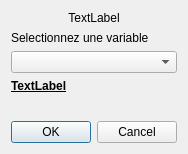
<?xml version="1.0" encoding="UTF-8"?>
<ui version="4.0">
 <class>assistFonctionsVarSimples</class>
 <widget class="QDialog" name="assistFonctionsVarSimples">
  <property name="geometry">
   <rect>
    <x>0</x>
    <y>0</y>
    <width>168</width>
    <height>154</height>
   </rect>
  </property>
  <property name="sizePolicy">
   <sizepolicy hsizetype="Minimum" vsizetype="Minimum">
    <horstretch>0</horstretch>
    <verstretch>0</verstretch>
   </sizepolicy>
  </property>
  <property name="windowTitle">
   <string>Dialog</string>
  </property>
  <layout class="QVBoxLayout" name="verticalLayout">
   <item>
    <widget class="QLabel" name="message">
     <property name="text">
      <string>TextLabel</string>
     </property>
     <property name="alignment">
      <set>Qt::AlignCenter</set>
     </property>
    </widget>
   </item>
   <item>
    <widget class="QLabel" name="label">
     <property name="text">
      <string>Selectionnez une variable</string>
     </property>
    </widget>
   </item>
   <item>
    <widget class="QComboBox" name="listeVar">
     <property name="editable">
      <bool>false</bool>
     </property>
    </widget>
   </item>
   <item>
    <widget class="QLabel" name="descriptif">
     <property name="font">
      <font>
       <weight>75</weight>
       <bold>true</bold>
       <underline>true</underline>
      </font>
     </property>
     <property name="text">
      <string>TextLabel</string>
     </property>
    </widget>
   </item>
   <item>
    <spacer name="verticalSpacer">
     <property name="orientation">
      <enum>Qt::Vertical</enum>
     </property>
     <property name="sizeHint" stdset="0">
      <size>
       <width>20</width>
       <height>40</height>
      </size>
     </property>
    </spacer>
   </item>
   <item>
    <widget class="QDialogButtonBox" name="buttonBox">
     <property name="standardButtons">
      <set>QDialogButtonBox::Cancel|QDialogButtonBox::Ok</set>
     </property>
    </widget>
   </item>
  </layout>
 </widget>
 <resources/>
 <connections/>
</ui>
